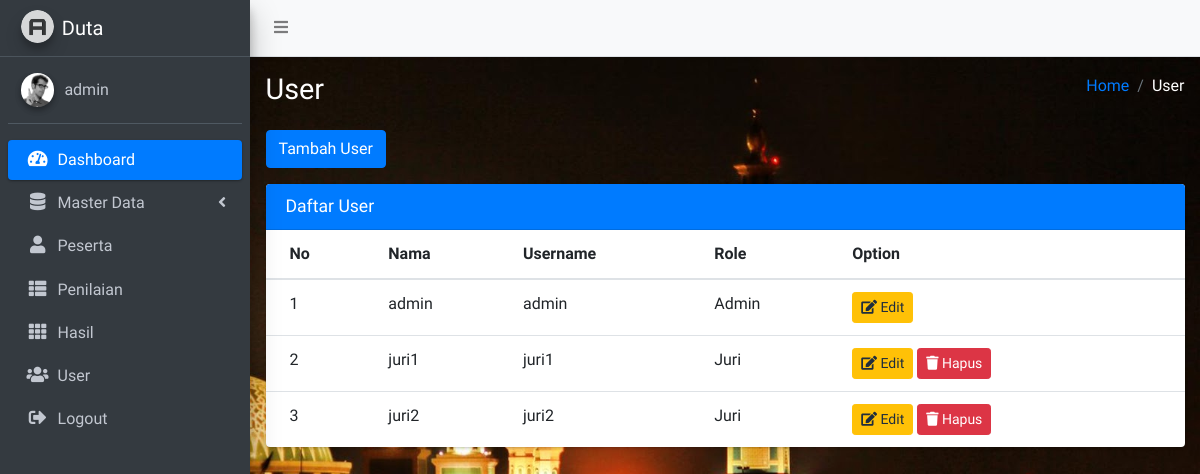
Before: /user.php (signed in) with the older database file.
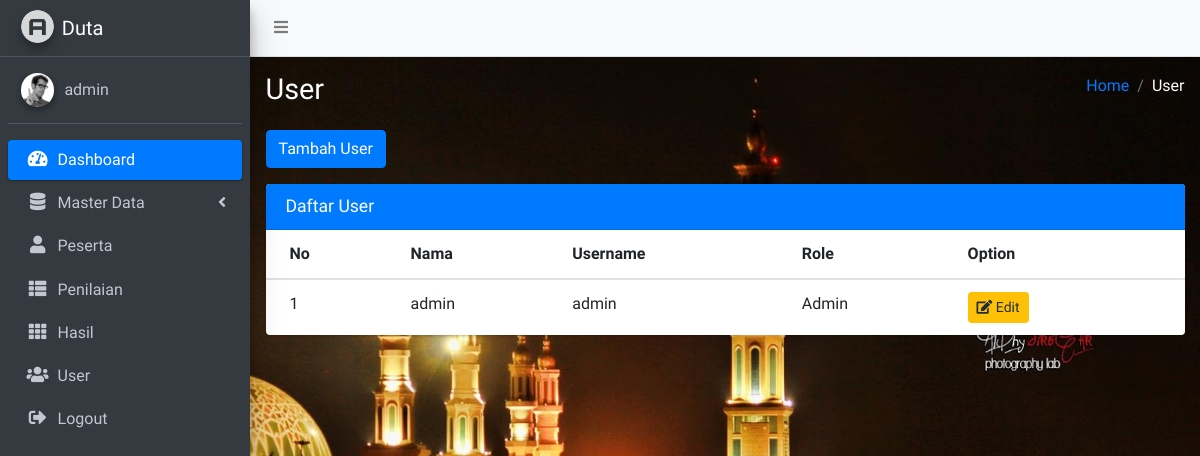
After: the same page with the newer database file.
### tables this page shows
CREATE TABLE `user` (
  `id` int(11) NOT NULL,
  `nama` varchar(255) NOT NULL,
  `username` varchar(191) NOT NULL,
  `password` varchar(255) NOT NULL,
  `role` varchar(255) NOT NULL
);

### models/User.php (called while the page is built, shortened)
<?php
class User {
    protected $pdo;
    public function __construct ($pdo)
    {
        $this->pdo = $pdo;
    }
    public function index ()
    {
        $query = "SELECT * FROM user";
        $statement = $this->pdo->prepare($query);
        $statement->execute();
        $result = $statement->fetchAll(\PDO::FETCH_ASSOC);
        return $result;
    }
}

### user.php (the view, shortened to what this page needs)
<?php
require __DIR__ . '/config/connect.php';
$userModel = new User($pdo);
$userItems = $userModel->index();
extract([
    'userItems' => $userItems
]);
?>
<!DOCTYPE html>
<html lang="en">
<head>
    <link rel="stylesheet" href="plugins/fontawesome-free/css/all.min.css">
    <link rel="stylesheet" href="plugins/overlayScrollbars/css/OverlayScrollbars.min.css">
    <link rel="stylesheet" href="assets/css/adminlte.min.css">
</head>
<body class="hold-transition sidebar-mini layout-fixed layout-navbar-fixed layout-footer-fixed">
    <div class="wrapper">
        <nav class="main-header navbar navbar-expand navbar-light">
            <ul class="navbar-nav">
                <li class="nav-item">
                    <a class="nav-link" data-widget="pushmenu" href="#" role="button"><i class="fas fa-bars"></i></a>
                </li>
            </ul>
        </nav>
        <aside class="main-sidebar sidebar-dark-primary elevation-4">
            <a href="index3.html" class="brand-link">
                <img src="assets/img/AdminLTELogo.png" alt="AdminLTE Logo" class="brand-image img-circle elevation-3" style="opacity: .8">
                <span class="brand-text font-weight-light">Duta</span>
            </a>
            <?php require './sidebar.php' ?>
        </aside>
        <div class="content-wrapper">
            <div class="content-header">
                <div class="container-fluid">
                    <div class="row mb-2">
                    <div class="col-sm-6">
                        <h1 class="m-0 text-white">User</h1>
                    </div>
                    <div class="col-sm-6">
                        <ol class="breadcrumb float-sm-right">
                            <li class="breadcrumb-item text-white"><a href="#">Home</a></li>
                            <li class="breadcrumb-item active text-white">User</li>
                        </ol>
                    </div>
                    </div>
                </div>
            </div>
            <section class="content">
                <div class="container-fluid">
                    <div class="mb-3">
                        <a href="tambah_user.php" class="btn btn-primary">Tambah User</a>
                    </div>
                    <div class="card card-primary">
                        <div class="card-header">
                            <h3 class="card-title">Daftar User</h3>
                        </div>
                        <div class="card-body table-responsive p-0">
                            <table class="table table-hover text-nowrap">
                                <thead>
                                    <tr>
                                        <th>No</th>
                                        <th>Nama</th>
                                        <th>Username</th>
                                        <th>Role</th>
                                        <th>Option</th>
                                    </tr>
                                </thead>
                                <tbody>
                                    <?php foreach ($userItems as $index => $userItem) { ?>
                                        <tr>
                                            <td><?php echo $index + 1 ?></td>
                                            <td><?php echo $userItem['nama'] ?></td>
                                            <td><?php echo $userItem['username'] ?></td>
                                            <td><?php echo ucwords($userItem['role']) ?></td>
                                            <td>
                                                <a href="edit_user.php?id=<?php echo $userItem['id'] ?>" class="btn btn-warning btn-sm">
                                                    <i class="fa fa-edit"></i> Edit
                                                </a>
                                                <?php if ($userItem['role'] !== "admin") { ?>
                                                    <a href="hapus_user_proses.php?id=<?php echo $userItem['id'] ?>" class="btn btn-danger btn-sm">
                                                        <i class="fa fa-trash"></i> Hapus
                                                    </a>
                                                <?php } ?>
                                            </td>
                                        </tr>
                                    <?php } ?>
                                </tbody>
                            </table>
                        </div>
                    </div>
                </div>
            </section>
        </div>
    </div>
</body>
</html>
<?php
$view = ob_get_clean();
echo $view;
?>

### sidebar.php (shortened to what this page needs)
<div class="sidebar">
    <div class="user-panel mt-3 pb-3 mb-3 d-flex">
        <div class="image">
            <img src="assets/img/user2-160x160.jpg" class="img-circle elevation-2" alt="User Image">
        </div>
        <div class="info">
            <a href="#" class="d-block"><?php echo $_SESSION['nama'] ?? '-' ?></a>
        </div>
    </div>
    <nav class="mt-2">
        <ul class="nav nav-pills nav-sidebar flex-column" data-widget="treeview" role="menu" data-accordion="false">
            <li class="nav-item">
                <a href="index.php" class="nav-link active">
                    <i class="nav-icon fas fa-tachometer-alt"></i>
                    <p>
                        Dashboard
                    </p>
                </a>
            </li>
            <?php if ($_SESSION['role'] == 'admin')  { ?>
                <li class="nav-item">
                    <a href="#" class="nav-link">
                        <i class="nav-icon fas fa-database"></i>
                        <p>
                            Master Data
                            <i class="right fas fa-angle-left"></i>
                        </p>
                    </a>
                </li>
                <li class="nav-item">
                    <a href="peserta.php" class="nav-link">
                        <i class="nav-icon fas fa-user"></i>
                        <p>
                            Peserta
                        </p>
                    </a>
                </li>
                <li class="nav-item">
                    <a href="penilaian_peserta_admin.php" class="nav-link">
                        <i class="nav-icon fas fa-th-list"></i>
                        <p>
                            Penilaian
                        </p>
                    </a>
                </li>
                <li class="nav-item">
                    <a href="hasil_penilaian.php" class="nav-link">
                        <i class="nav-icon fas fa-th"></i>
                        <p>
                            Hasil
                        </p>
                    </a>
                </li>
                <li class="nav-item">
                    <a href="user.php" class="nav-link">
                        <i class="nav-icon fas fa-users"></i>
                        <p>
                            User
                        </p>
                    </a>
                </li>
            <?php } ?>
            <li class="nav-item">
                <a href="logout.php" class="nav-link">
                    <i class="nav-icon fas fa-sign-out-alt"></i>
                    <p>
                        Logout
                    </p>
                </a>
            </li>
        </ul>
    </nav>
    </div>

### user.php (style rules this page uses)
body { background: url('assets/img/islamic_center.jpg') no-repeat center center fixed; background-size: cover; height: 100%; }
.content-wrapper { background-color: transparent; }

Changed rows visible on the page:
removed user: nama "juri1", username "juri1", role "Juri"
removed user: nama "juri2", username "juri2", role "Juri"
